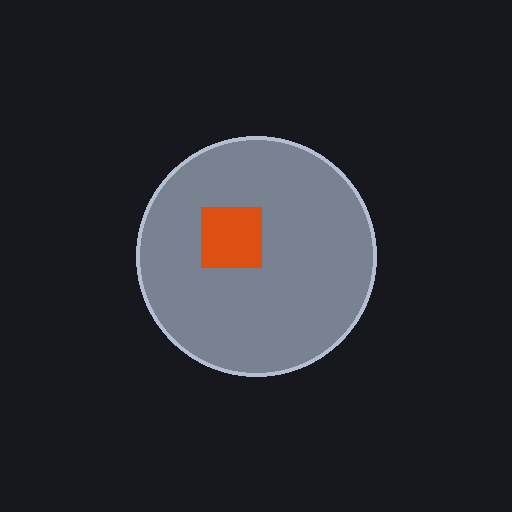
#> input picture backend/data/mvtec_ad/cable/test/bent_wire/000.png, 512 x 512 px
$ python -i preprocessing.py   (imports and definitions only)
#> lines starting #> are read from the running program, lines starting #| are printed output that depends on the picture
import cv2
import os
import numpy as np
from PIL import Image
import uuid

def advanced_preprocess_image(input_path: str, output_dir: str = "processed") -> dict:
    """
    Advanced image preprocessing for Milestone 2:
    - Read image
    - Resize to 224x224
    - Convert to RGB
    - Noise Removal (Gaussian Blur)
    - Image Enhancement (Histogram Equalization)
    - Normalization
    - Save processed image
    """
#> called with output_dir = 'processed'

    os.makedirs(output_dir, exist_ok=True)

    # Read image
    img = cv2.imread(input_path)
#> img is the input picture: shape (512, 512, 3); mean B, G, R 48.1, 42.4, 41.1
    if img is None:
        raise ValueError("Could not read image")

    height, width = img.shape[:2]
#> height = 512; width = 512

    # Convert BGR to RGB
    img_rgb = cv2.cvtColor(img, cv2.COLOR_BGR2RGB)

    # Resize to 224x224
    resized = cv2.resize(img_rgb, (224, 224), interpolation=cv2.INTER_AREA)

    # Step 1: Noise Removal using Gaussian Blur
    denoised = cv2.GaussianBlur(resized, (5, 5), 0)

    # Step 2: Image Enhancement using CLAHE (Contrast Limited Adaptive Histogram Equalization)
    lab = cv2.cvtColor(denoised, cv2.COLOR_RGB2LAB)
#> lab: shape (224, 224, 3); mean of channels 0, 1, 2 42, 128.7, 124.9
    clahe = cv2.createCLAHE(clipLimit=2.0, tileGridSize=(8, 8))
    lab[:, :, 0] = clahe.apply(lab[:, :, 0])
#> lab: shape (224, 224, 3); mean of channels 0, 1, 2 45.2, 128.7, 124.9
    enhanced = cv2.cvtColor(lab, cv2.COLOR_LAB2RGB)
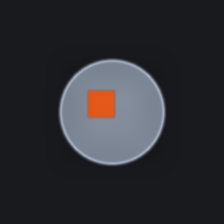
#> enhanced: shape (224, 224, 3); mean R, G, B 43.7, 44.9, 49.8

    # Step 3: Normalization to [0, 1]
    normalized = enhanced.astype(np.float32) / 255.0

    # Save processed image
    filename = os.path.basename(input_path)
    name, ext = os.path.splitext(filename)
    processed_filename = f"{name}_processed_{uuid.uuid4().hex[:8]}.jpg"
    processed_path = os.path.join(output_dir, processed_filename)

    img_to_save = (normalized * 255).astype(np.uint8)
    Image.fromarray(img_to_save).save(processed_path)

    return {
        "processed_path": processed_path,
        "original_width": width,
        "original_height": height,
        "processed_width": 224,
        "processed_height": 224,
        "file_size": os.path.getsize(input_path),
        "steps": [
            "Resize to 224x224",
            "Noise Removal (Gaussian Blur)",
            "Image Enhancement (CLAHE)",
            "Normalization"
        ]
    }

>>> result = advanced_preprocess_image('../data/mvtec_ad/cable/test/bent_wire/000.png')
